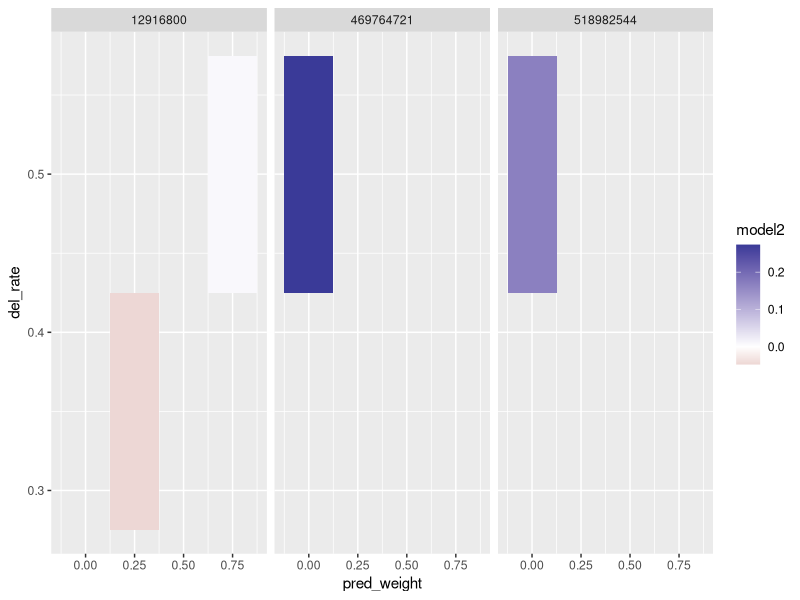
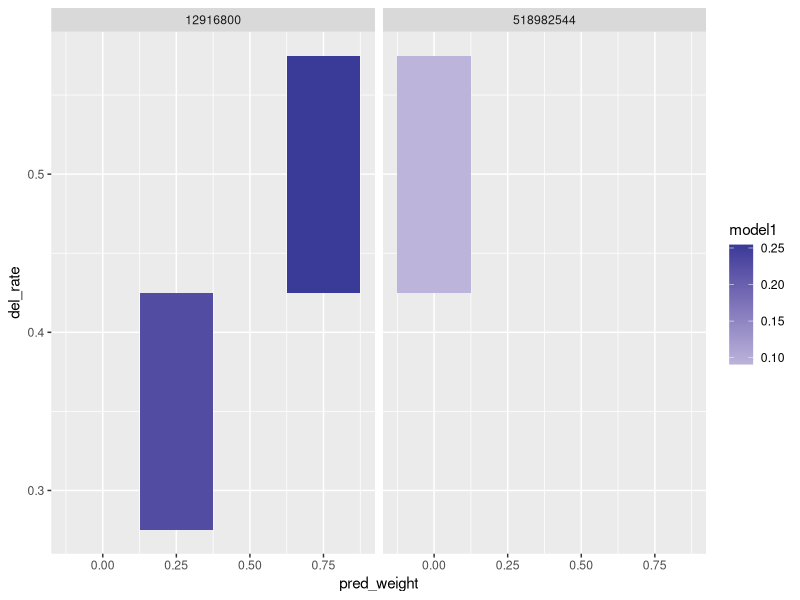
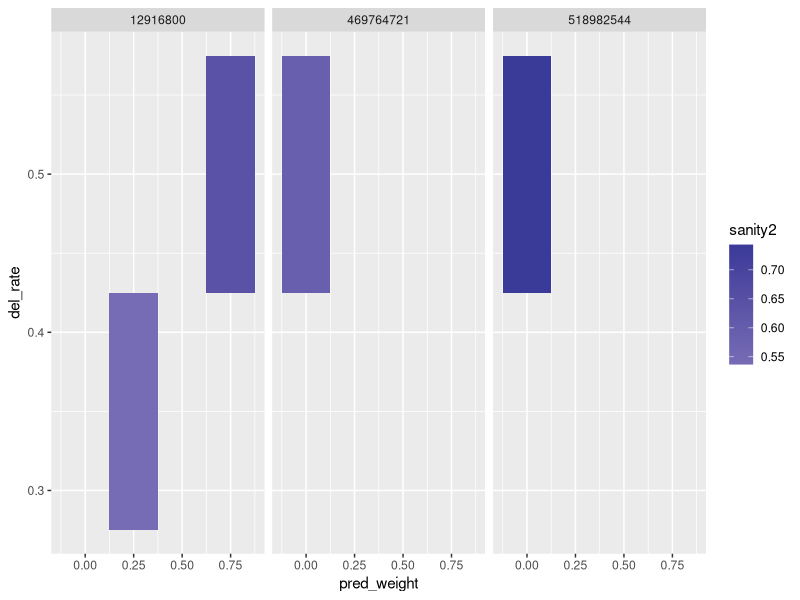
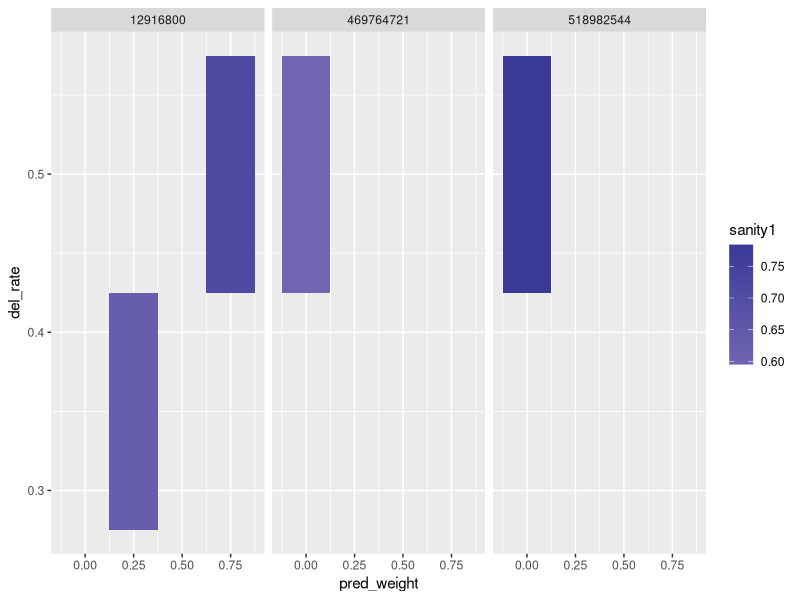

These charts were generated, in order, by the following R code:
library(dplyr)
library(tidyr)
library(ggplot2)


data = read.csv("results_german_THAT_reweighted.tsv", sep="\t")



plot = ggplot(data=data %>% filter(!is.na(model2)), aes(x=pred_weight, y=del_rate)) + geom_tile(aes(fill=model2))
plot = plot +  scale_fill_gradient2() + facet_wrap(~denoiser)
ggsave(plot, file="model2_german_THAT_reweighted.pdf")


plot = ggplot(data=data %>% filter(!is.na(model1)), aes(x=pred_weight, y=del_rate)) + geom_tile(aes(fill=model1))
plot = plot +  scale_fill_gradient2() + facet_wrap(~denoiser)
ggsave(plot, file="model1_german_THAT_reweighted.pdf")


plot = ggplot(data=data %>% filter(!is.na(sanity2)), aes(x=pred_weight, y=del_rate)) + geom_tile(aes(fill=sanity2))
plot = plot +  scale_fill_gradient2() + facet_wrap(~denoiser)
ggsave(plot, file="sanity2_german_THAT_reweighted.pdf")


plot = ggplot(data=data %>% filter(!is.na(sanity1)), aes(x=pred_weight, y=del_rate)) + geom_tile(aes(fill=sanity1))
plot = plot +  scale_fill_gradient2() + facet_wrap(~denoiser)
ggsave(plot, file="sanity1_german_THAT_reweighted.pdf")



